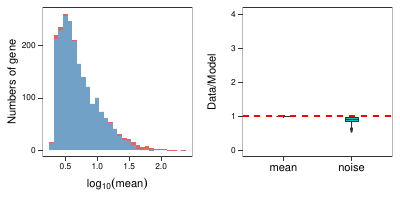

The R source for this figure:
library("ggpubr")
library("ggplot2")
library("reshape2")

####
data.all <- read.table("../code_Inference/Hierarchical_model/data/MEF_QC_all.csv", sep = ',')
data.all[data.all == -1] <- NA
genename <- read.table("genename.txt", sep = '\t', header = FALSE)
row.names(data.all) <- c(as.character(genename$V1))

# read result file
result.all <- read.table("../code_Inference/Hierarchical_model/results_MEF.csv", header = FALSE, sep = ',')
result.all <- cbind(genename, result.all)
colnames(result.all) <- c('genename', 'a', 'b', 'k', 'H', 'mean', 'noise', 'fval', 'goodFit')
result.all$mean_data <- apply(data.all,1,function(x) {mean(x, na.rm = T)})

# feedback type
result.all$Hsign[result.all$H > 0] <- 'negative'
result.all$Hsign[result.all$H < 0] <- 'positive'
result.all$Hsign[result.all$H == 0] <- 'non-feedback'

#### Goodness fit ####
p_A <- ggplot(result.all, aes(x = log10(mean_data), fill = as.factor(goodFit))) +
  geom_histogram(bins = 30) + 
  scale_fill_manual(values = c("#E26463", "#71A1C6")) +
  labs(x = expression(log[10](mean)), y = "Numbers of gene") +
  theme_bw()+
  theme(legend.position = "none",
        axis.title = element_text(size = 8, color = "black"),
        axis.text = element_text(size = 6, color = "black"),
        axis.ticks = element_line(size = 0.25, lineend = 10),
        panel.grid = element_blank())

p_A
#### error of mean and noise ####
data.mean <- apply(data.all, 1, function(x){
  x <- x[!is.na(x)]
  x <- sort(x)
  x <- x[1:floor(0.95*length(x))]
  mean(x)
})

data.var <- apply(data.all, 1, function(x){
  x <- x[!is.na(x)]
  x <- sort(x)
  x <- x[1:floor(0.95*length(x))]
  var(x)
})

data.noise <- data.var/(data.mean^2)
mat.error <- data.frame(mean = data.mean / result.all$mean,
                        noise = data.noise / result.all$noise,
                        goodFit = result.all$goodFit)
mat.error.melt <- melt(mat.error, id.vars = c("goodFit"))
mat.error.melt <- mat.error.melt[mat.error.melt$goodFit == 1,]

p_B <- ggplot(mat.error.melt, aes(x = variable, y = value)) +
  geom_boxplot(aes(fill = variable), width = 0.2, outlier.size = 0, size = 0.15, fatten = 1) +
  geom_hline(yintercept = 1, colour = "red", linetype = "dashed", size = 0.5) +
  labs(y = 'Data/Model') +
  ylim(0,4) +
  theme_bw()+
  theme(legend.position = "none",
        axis.title.x = element_blank(),
        axis.title = element_text(size = 8, color = "black"),
        axis.text.x = element_text(size = 8, color = "black"),
        axis.text.y = element_text(size = 6, color = "black"),
        axis.ticks = element_line(size = 0.25, lineend = 10),
        panel.grid = element_blank())

p_B
pic1 <- ggarrange(p_A, p_B, ncol = 2, nrow = 1, widths = c(2), heights = c(2), align = "hv")
pic1

ggsave('fig2&S7/figS7.pdf', width = 4, height = 2, useDingbats = FALSE)
